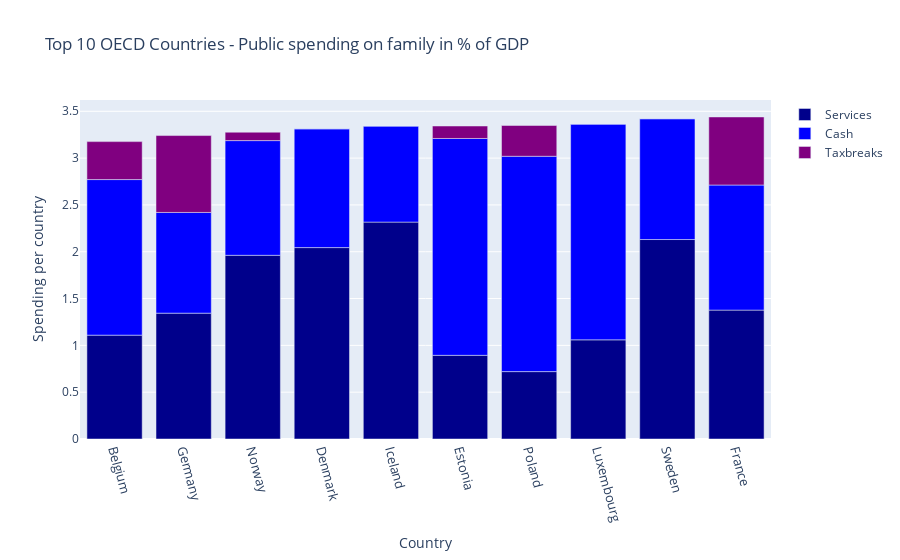

The notebook cell this image was saved under:
### Code cell
df_public_spending_sorted = df_public_spending[df_public_spending.index != "OECD average"].sort_values(
    "Total", ascending=True)

top_10_spenders = df_public_spending_sorted.tail(10)

fig = go.Figure()

fig.add_trace(go.Bar(
    x=top_10_spenders.index,
    y=top_10_spenders["Public_services"],
    name='Services',
    marker_color='Darkblue'
))

fig.add_trace(go.Bar(
    x=top_10_spenders.index,
    y=top_10_spenders["Cash"],
    name='Cash',
    marker_color='blue',
    base=top_10_spenders["Public_services"]
))

fig.add_trace(go.Bar(
    x=top_10_spenders.index,
    y=top_10_spenders["Taxbreaks"],
    name='Taxbreaks',
    marker_color='Purple',
    base=top_10_spenders["Public_services"] + top_10_spenders["Cash"]
))


fig.update_layout(
    title="Top 10 OECD Countries - Public spending on family in % of GDP",
    xaxis_title="Country",
    yaxis_title="Spending per country",
    xaxis=dict(tickangle=75, tickfont=dict(size=13)),
    barmode='relative',
)

# Displaying the plot
fig.show()

### Figure 1 — Plotly figure (JSON) as saved in the notebook; plotly's stock layout.template omitted (floating-point values rounded to 4 significant figures)
{"data": [{"marker": {"color": "Darkblue"}, "name": "Services", "type": "bar", "x": ["Belgium", "Germany", "Norway", "Denmark", "Iceland", "Estonia", "Poland", "Luxembourg", "Sweden", "France"], "y": [1.109, 1.344, 1.962, 2.044, 2.317, 0.8938, 0.7198, 1.059, 2.131, 1.377]}, {"base": [1.109, 1.344, 1.962, 2.044, 2.317, 0.8938, 0.7198, 1.059, 2.131, 1.377], "marker": {"color": "blue"}, "name": "Cash", "type": "bar", "x": ["Belgium", "Germany", "Norway", "Denmark", "Iceland", "Estonia", "Poland", "Luxembourg", "Sweden", "France"], "y": [1.661, 1.076, 1.225, 1.269, 1.026, 2.316, 2.3, 2.304, 1.29, 1.336]}, {"base": [2.771, 2.42, 3.187, 3.313, 3.343, 3.21, 3.02, 3.363, 3.421, 2.712], "marker": {"color": "Purple"}, "name": "Taxbreaks", "type": "bar", "x": ["Belgium", "Germany", "Norway", "Denmark", "Iceland", "Estonia", "Poland", "Luxembourg", "Sweden", "France"], "y": [0.4053, 0.8211, 0.0898, 0, 0, 0.1331, 0.329, 0, 0, 0.7271]}], "layout": {"barmode": "relative", "title": {"text": "Top 10 OECD Countries - Public spending on family in % of GDP"}, "xaxis": {"tickangle": 75, "tickfont": {"size": 13}, "title": {"text": "Country"}}, "yaxis": {"title": {"text": "Spending per country"}}}}
